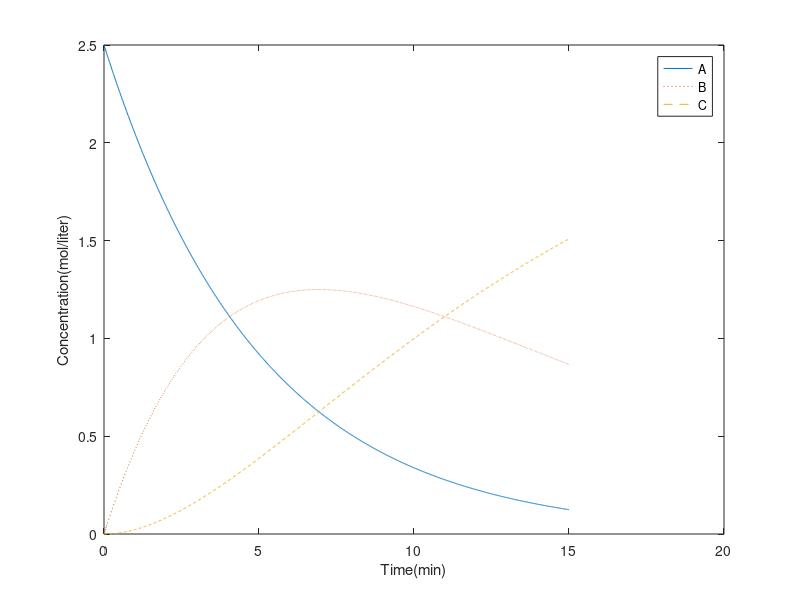

Source code (MATLAB):
% serrb.m 
v = 25; k1 = 0.2; k2 = 0.1; Ca0 = 2.5; Cb0 = 0; Cc0 = 0; tspan = 0:0.01:15; C0 = [Ca0 Cb0 Cc0]; 
dCdt = @(t,C) [-k1*C(1); k1*C(1)-k2*C(2); k2*C(2)]; [t,C]=ode45(dCdt, tspan, C0); 
plot(t,C(:,1),'-',t,C(:,2),':',t,C(:,3),'--');  
xlabel('Time(min)'), ylabel('Concentration(mol/liter)'), legend('A','B','C'); 
Cmax = max(C(:,2)), tmax = t(find(C(:,2) == Cmax)), Vol = v*tmax 
